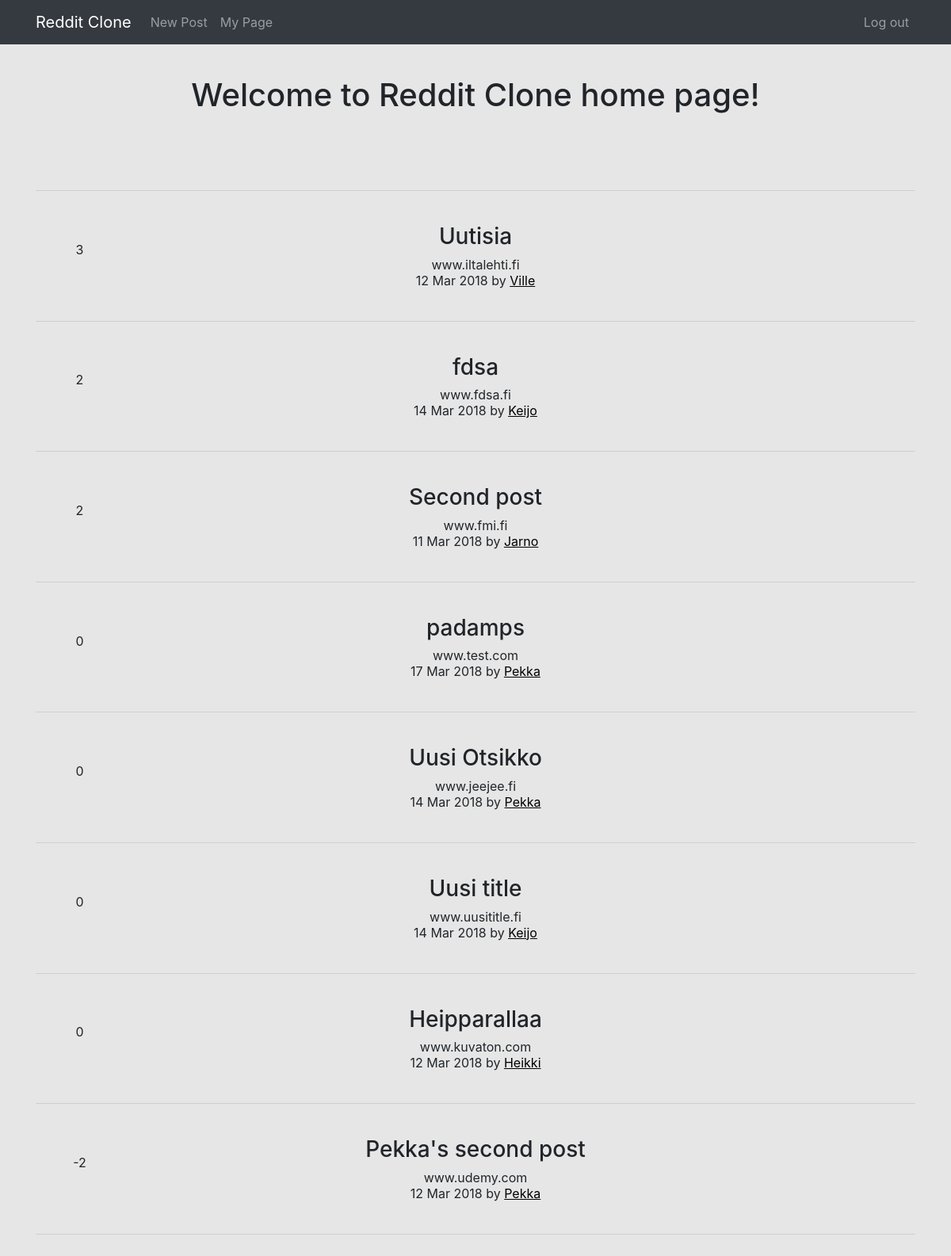
The app's page / (signed in) with its own data.
### posts/models.py (models this page shows)
class Post(models.Model):
    title = models.CharField(max_length=200)
    url = models.TextField()
    pub_date = models.DateTimeField()
    author = models.ForeignKey(settings.AUTH_USER_MODEL, on_delete=models.CASCADE)
    votes_total =  models.IntegerField(default=0)
    def pub_date_pretty(self):
        return self.pub_date.strftime('%e %b %Y')

### posts/views.py (the view)
# urls.py: 2. Add a URL to urlpatterns:  path('', views.home, name='home')
def home(request):
    posts = Post.objects.order_by('-votes_total', '-pub_date')
    return render(request, 'posts/home.html', {'posts':posts})

### posts/templates/posts/home.html (shortened to what this page needs)
{% extends 'base.html' %}
{% block content %}
<h1 class="text-center"> Welcome to Reddit Clone home page! </h1>
<br/>
<br/>
<br/>
<div class="container text-center">
  {% if user.is_authenticated %}
  <hr />
  {% for post in posts.all %}
  <br/>
  <table style="width:100%">
    <tr>
      {% if request.user.username == post.author.username %}
      <td class="text-center" style="width:10%">
          <span class="oi oi-caret-top" title="caret-top" aria-hidden="true" style="color:#808080"></span><br/>
        {{ post.votes_total }}<br/>
          <span class="oi oi-caret-bottom" title="caret-bottom" aria-hidden="true" style="color:#808080"></span><br/>
      </td>
      {% else %}
      <td class="text-center" style="width:10%">
          <br/>
        {{ post.votes_total }}<br/>
        <br/>
      </td>
      {% endif %}
      <td style="text-align:center">
      <h3>{{ post.title }}</h3>
      {{ post.url }}
      <br/>
      {{ post.pub_date_pretty }} by <a href="{% url 'posts:allposts' post.author_id %}" hover="color:blue" style="color:black; text-decoration: underline">{{ post.author.username }}</a>
      </td>
      <td style="width:10%"></td>
    </tr>
  </table>
  <br/>
  <hr />
  {% endfor %}
  {% endif %}
</div>
{% endblock %}

### templates/base.html (style rules this page uses)
body { background-color: #e6e6e6; }

### records on screen
Post: votes_total "3", title "Uutisia", url "www.iltalehti.fi", pub_date_pretty "12 Mar 2018", author.username "Ville"
Post: votes_total "2", title "fdsa", url "www.fdsa.fi", pub_date_pretty "14 Mar 2018", author.username "Keijo"
Post: votes_total "2", title "Second post", url "www.fmi.fi", pub_date_pretty "11 Mar 2018", author.username "Jarno"
Post: votes_total "0", title "padamps", url "www.test.com", pub_date_pretty "17 Mar 2018", author.username "Pekka"
Post: votes_total "0", title "Uusi Otsikko", url "www.jeejee.fi", pub_date_pretty "14 Mar 2018", author.username "Pekka"
Post: votes_total "0", title "Uusi title", url "www.uusititle.fi", pub_date_pretty "14 Mar 2018", author.username "Keijo"
Post: votes_total "0", title "Heipparallaa", url "www.kuvaton.com", pub_date_pretty "12 Mar 2018", author.username "Heikki"
Post: votes_total "-2", title "Pekka's second post", url "www.udemy.com", pub_date_pretty "12 Mar 2018", author.username "Pekka"
